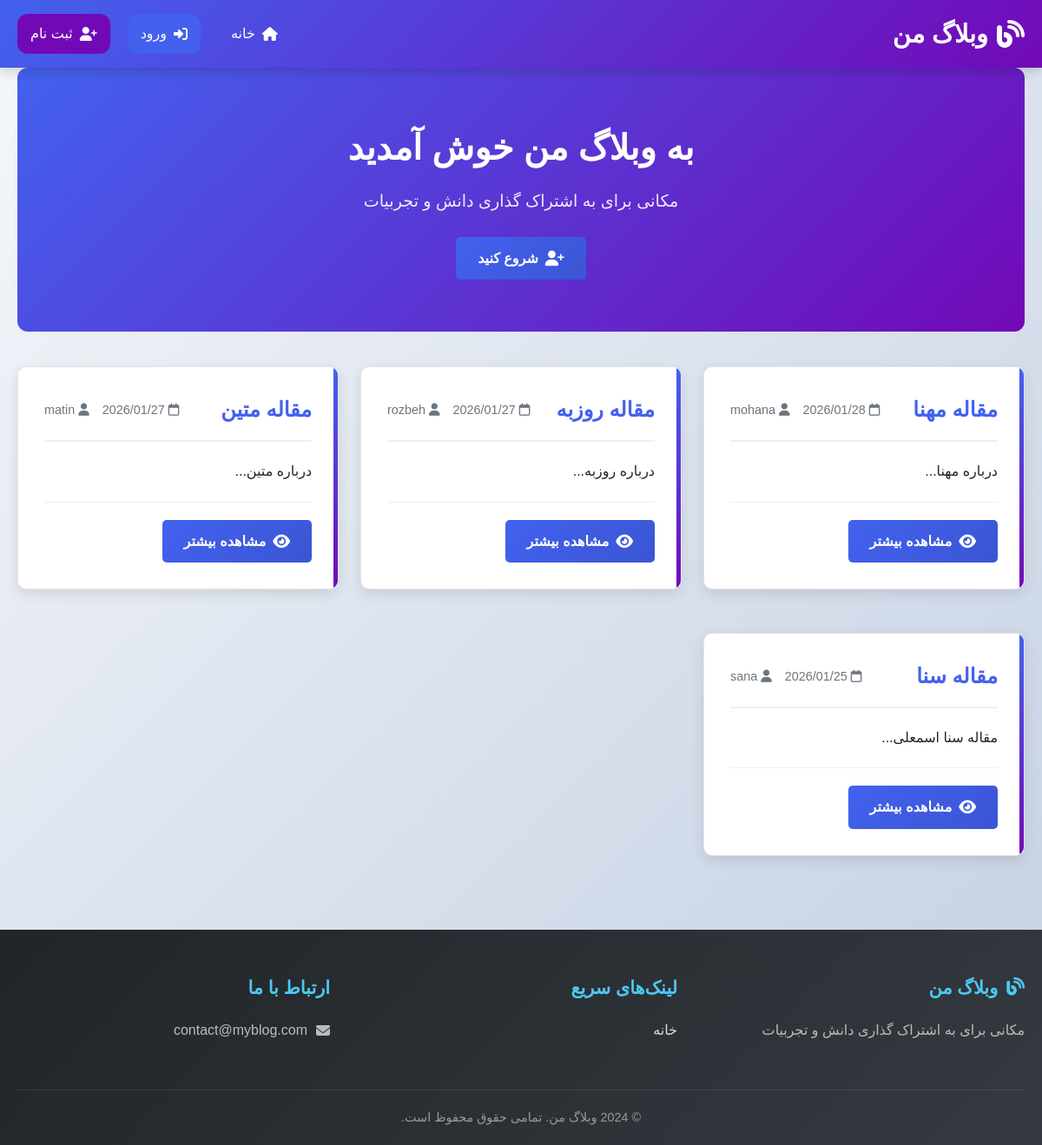
Before: / with the older database file.
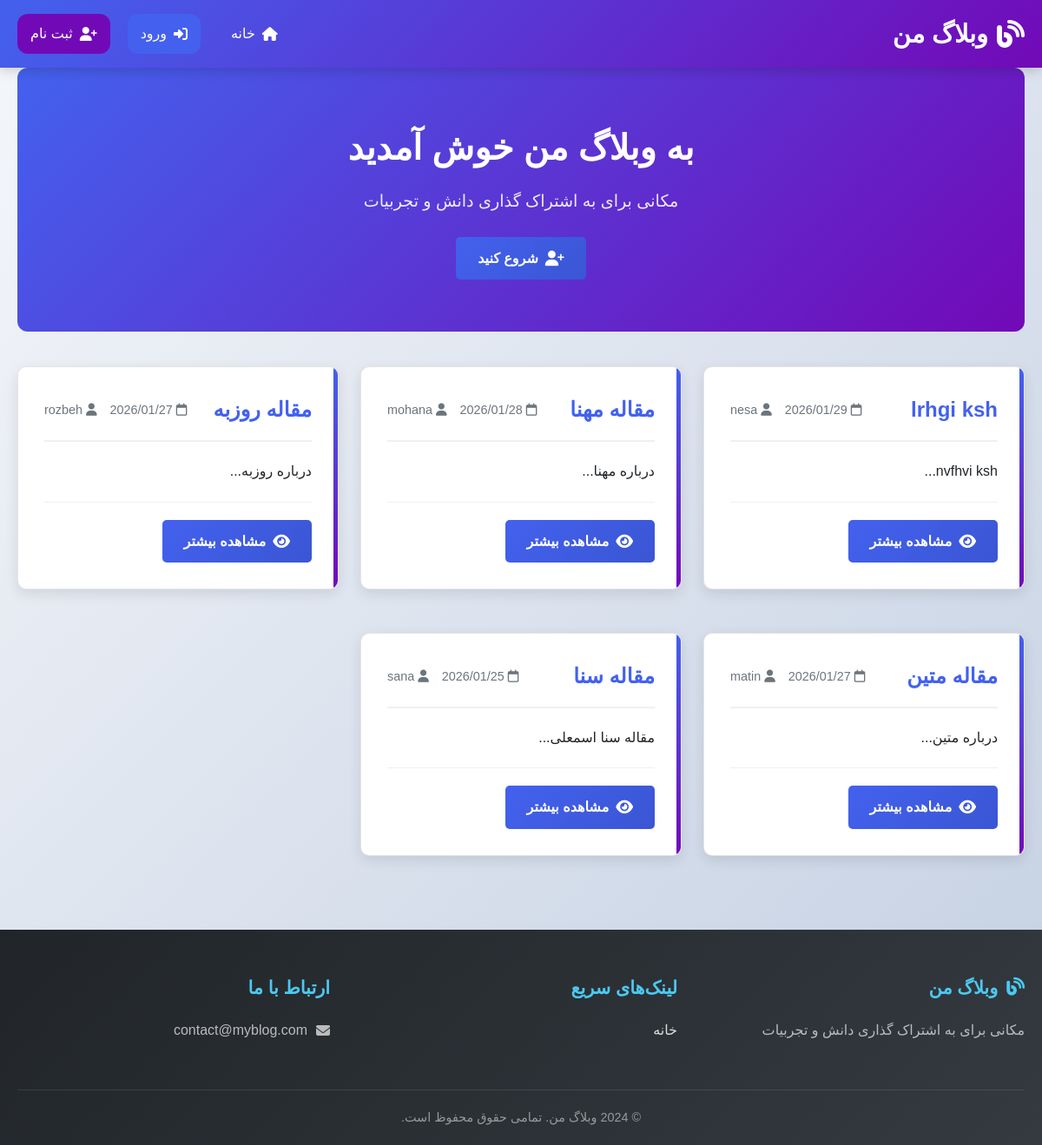
After: the same page with the newer database file.
### blog_flask/app.py (models this page shows, shortened)
class Post(db.Model):
    __tablename__ = 'posts'
    id = db.Column(db.Integer, primary_key=True)
    title = db.Column(db.String(200), nullable=False)
    content = db.Column(db.Text, nullable=False)
    author_id = db.Column(db.Integer, db.ForeignKey('user.id'), nullable=False)  # اصلاح شد به 'user.id'
    created_at = db.Column(db.DateTime, default=datetime.now)
    updated_at = db.Column(db.DateTime, default=datetime.now, onupdate=datetime.now)
    author = db.relationship('User', backref=db.backref('user_posts', lazy=True))
    comments = db.relationship('Comment', backref='post', lazy=True, cascade='all, delete-orphan')

class User(UserMixin, db.Model):
    id = db.Column(db.Integer , primary_key=True)
    username = db.Column(db.String(80) , unique = True , nullable=False)
    email = db.Column(db.String(120) , unique =  True , nullable=False)
    password_hash = db.Column(db.String(120), nullable=False)
    posts = db.relationship("Post" , backref = "author_rel" , lazy = True)  # تغییر نام backref
    comments = db.relationship("Comment" , backref = "author_rel" , lazy = True)

### blog_flask/app.py (the view)
@app.route('/')
def index():
    posts = Post.query.order_by(Post.created_at.desc()).all()
    return render_template("index.html", posts = posts)

### blog_flask/templates/index.html (shortened to what this page needs)
{% extends "base.html" %}
{% block content %}
<div class="hero-section">
    <div class="hero-content">
        <h1>به وبلاگ من خوش آمدید</h1>
        <p>مکانی برای به اشتراک گذاری دانش و تجربیات</p>
        {% if current_user.is_authenticated %}
            <a href="{{ url_for('create_post') }}" class="btn btn-primary">
                <i class="fas fa-plus"></i> ایجاد پست جدید
            </a>
        {% else %}
            <a href="{{ url_for('register') }}" class="btn btn-primary">
                <i class="fas fa-user-plus"></i> شروع کنید
            </a>
        {% endif %}
    </div>
</div>
{% if posts %}
    <div class="posts-grid">
        {% for post in posts %}
        <div class="card post-card">
            <div class="post-header">
                <h2 class="post-title">{{ post.title }}</h2>
                <div class="post-meta">
                    <span><i class="far fa-calendar"></i> {{ post.created_at.strftime('%Y/%m/%d') }}</span>
                    <span><i class="fas fa-user"></i> {{ post.author.username }}</span>
                </div>
            </div>
            <div class="post-content">
                {{ post.content[:200] }}...
            </div>
            <div class="post-actions">
                <a href="{{ url_for('post_detail', id=post.id) }}" class="btn btn-primary btn-small">
                    <i class="fas fa-eye"></i> مشاهده بیشتر
                </a>
            </div>
        </div>
        {% endfor %}
    </div>
{% endif %}
{% endblock %}

### blog_flask/templates/base.html (shortened to what this page needs)
<!DOCTYPE html>
<html lang="fa" dir="rtl">
<head>
    <link rel="stylesheet" href="{{ url_for('static', filename='css/style.css') }}">
    <link rel="stylesheet" href="https://cdnjs.cloudflare.com/ajax/libs/font-awesome/6.4.0/css/all.min.css">
    <link href="https://cdn.jsdelivr.net/gh/rastikerdar/vazirmatn@v33.003/Vazirmatn-font-face.css" rel="stylesheet">
</head>
<body>
    <nav class="navbar">
        <div class="container">
            <a href="{{ url_for('index') }}" class="logo">
                <i class="fas fa-blog"></i> وبلاگ من
            </a>
            <div class="nav-links">
                <a href="{{ url_for('index') }}" class="nav-link {{ 'active' if request.endpoint == 'index' }}">
                    <i class="fas fa-home"></i> خانه
                </a>
                {% if current_user.is_authenticated %}
                    <a href="{{ url_for('dashboard') }}" class="nav-link {{ 'active' if request.endpoint == 'dashboard' }}">
                        <i class="fas fa-user"></i> داشبورد
                    </a>
                    <a href="{{ url_for('create_post') }}" class="nav-link btn-new-post {{ 'active' if request.endpoint == 'create_post' }}">
                        <i class="fas fa-plus"></i> پست جدید
                    </a>
                    <a href="{{ url_for('logout') }}" class="nav-link btn-logout">
                        <i class="fas fa-sign-out-alt"></i> خروج
                    </a>
                    <span class="user-welcome">
                        <i class="fas fa-user-circle"></i> {{ current_user.username }}
                    </span>
                {% else %}
                    <a href="{{ url_for('login') }}" class="nav-link btn-login {{ 'active' if request.endpoint == 'login' }}">
                        <i class="fas fa-sign-in-alt"></i> ورود
                    </a>
                    <a href="{{ url_for('register') }}" class="nav-link btn-register {{ 'active' if request.endpoint == 'register' }}">
                        <i class="fas fa-user-plus"></i> ثبت نام
                    </a>
                {% endif %}
            </div>
        </div>
    </nav>
    <main class="container">
        {% block content %}{% endblock %}
    </main>
    <footer class="footer">
        <div class="container">
            <div class="footer-content">
                <div class="footer-section">
                    <h3><i class="fas fa-blog"></i> وبلاگ من</h3>
                    <p>مکانی برای به اشتراک گذاری دانش و تجربیات</p>
                </div>
                <div class="footer-section">
                    <h3>لینک‌های سریع</h3>
                    <a href="{{ url_for('index') }}">خانه</a>
                </div>
                <div class="footer-section">
                    <h3>ارتباط با ما</h3>
                    <p><i class="fas fa-envelope"></i> contact@myblog.com</p>
                </div>
            </div>
            <div class="footer-bottom">
                <p>© 2024 وبلاگ من. تمامی حقوق محفوظ است.</p>
            </div>
        </div>
    </footer>
</body>
</html>

### blog_flask/static/css/style.css (style rules this page uses)
* { margin: 0; padding: 0; box-sizing: border-box; }
:root { --primary: #4361ee; --primary-dark: #3a56d4; --secondary: #7209b7; --success: #4cc9f0; --danger: #f72585; --warning: #f8961e; --light: #f8f9fa; --dark: #212529; --gray: #6c757d; --border-radius: 12px; --box-shadow: 0 4px 20px rgba(0, 0, 0, 0.1); --transition: all 0.3s ease; }
body { font-family: 'Vazirmatn', sans-serif; background: linear-gradient(135deg, #f5f7fa 0%, #c3cfe2 100%); min-height: 100vh; color: var(--dark); line-height: 1.6; }
.container { max-width: 1200px; margin: 0 auto; padding: 0 20px; }
.navbar { background: linear-gradient(135deg, var(--primary) 0%, var(--secondary) 100%); color: white; padding: 1rem 0; position: sticky; top: 0; z-index: 1000; box-shadow: 0 2px 15px rgba(0, 0, 0, 0.2); }
.navbar .container { display: flex; justify-content: space-between; align-items: center; }
.logo { font-size: 1.8rem; font-weight: bold; color: white; text-decoration: none; display: flex; align-items: center; gap: 10px; }
.logo i { font-size: 2rem; }
.nav-links { display: flex; align-items: center; gap: 20px; }
.nav-link { color: white; text-decoration: none; padding: 10px 15px; border-radius: var(--border-radius); display: flex; align-items: center; gap: 8px; transition: var(--transition); }
.btn-login { background: var(--primary); }
.btn-register { background: var(--secondary); }
main { padding: 40px 0; min-height: calc(100vh - 200px); }
.card { background: white; border-radius: var(--border-radius); padding: 25px; margin-bottom: 25px; box-shadow: var(--box-shadow); transition: var(--transition); border: 1px solid rgba(0, 0, 0, 0.1); }
.post-card { position: relative; overflow: hidden; }
.post-card::before { content: ''; position: absolute; top: 0; right: 0; width: 5px; height: 100%; background: linear-gradient(to bottom, var(--primary), var(--secondary)); }
.post-header { display: flex; justify-content: space-between; align-items: center; margin-bottom: 20px; padding-bottom: 15px; border-bottom: 2px solid #f0f0f0; }
.post-title { color: var(--primary); font-size: 1.5rem; font-weight: bold; }
.post-meta { color: var(--gray); font-size: 0.9rem; display: flex; align-items: center; gap: 15px; }
.post-content { margin-bottom: 20px; line-height: 1.8; }
.btn { display: inline-flex; align-items: center; gap: 10px; padding: 12px 24px; border: none; border-radius: var(--border-radius); font-family: 'Vazirmatn', sans-serif; font-size: 1rem; font-weight: bold; cursor: pointer; transition: var(--transition); text-decoration: none; }
.btn i { font-size: 1.1rem; }
.btn-primary { background: linear-gradient(135deg, var(--primary) 0%, var(--primary-dark) 100%); color: white; }
.btn-small { padding: 8px 16px; font-size: 0.9rem; }
.footer { background: linear-gradient(135deg, var(--dark) 0%, #343a40 100%); color: white; padding: 50px 0 20px; margin-top: 60px; }
.footer-content { display: grid; grid-template-columns: repeat(auto-fit, minmax(250px, 1fr)); gap: 40px; margin-bottom: 40px; }
.footer-section h3 { color: var(--success); margin-bottom: 20px; font-size: 1.3rem; display: flex; align-items: center; gap: 10px; }
.footer-section a { color: #ddd; text-decoration: none; display: block; margin-bottom: 10px; transition: var(--transition); }
.footer-section p { color: #bbb; margin-bottom: 15px; display: flex; align-items: center; gap: 10px; }
.footer-bottom { text-align: center; padding-top: 20px; border-top: 1px solid rgba(255, 255, 255, 0.1); color: #999; font-size: 0.9rem; }
.card { animation: fadeIn 0.6s ease; }
.card { background: white; border-radius: 10px; padding: 30px; box-shadow: 0 5px 15px rgba(0, 0, 0, 0.1); }
.btn { padding: 12px 25px; border: none; border-radius: 5px; font-size: 16px; font-weight: 600; cursor: pointer; transition: all 0.3s; display: inline-flex; align-items: center; gap: 8px; font-family: 'Vazir', sans-serif; }
.btn-primary { background-color: var(--primary); color: white; }

Changed rows visible on the page:
added Post: title "lrhgi ksh", created_at "2026/01/29", author.username "nesa", content "nvfhvi ksh"
